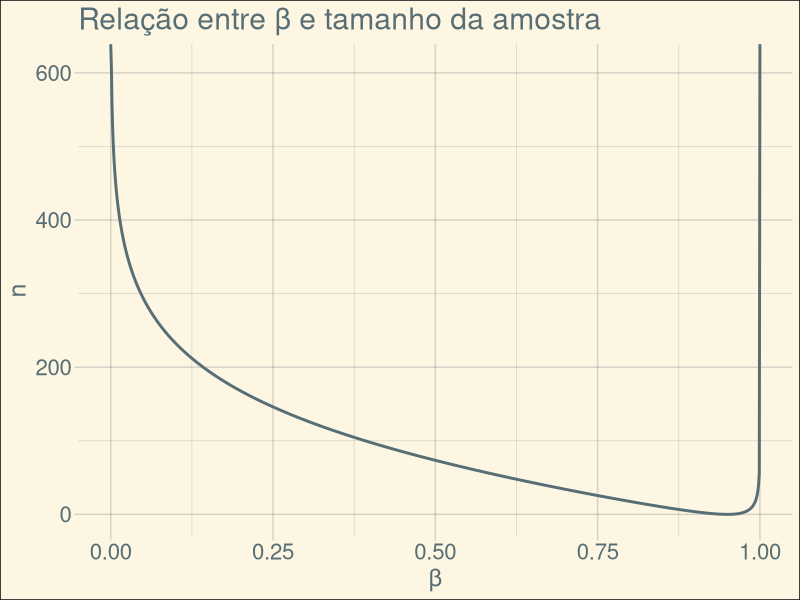
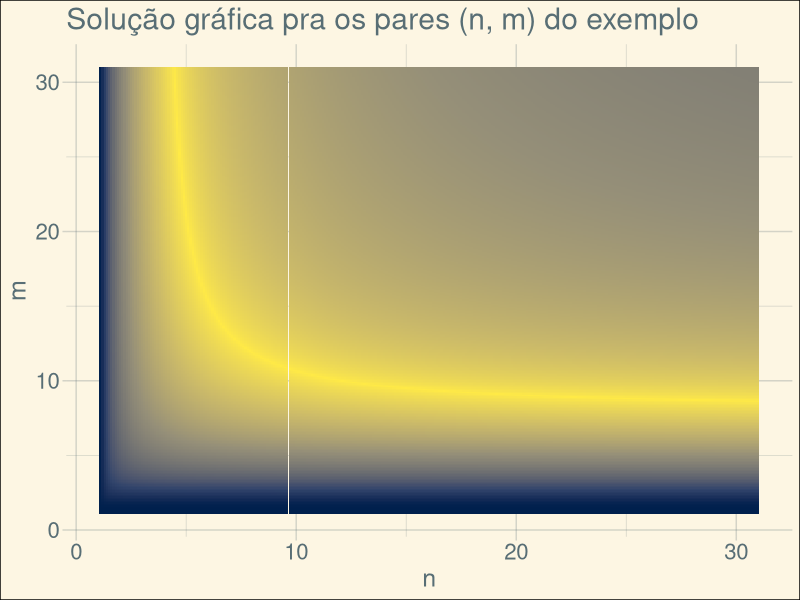

Generate these figures, in order, with R:
## ---- chunk 1
library(dplyr)
library(purrr)
library(ggplot2)
theme_set(theme(
    plot.background = element_rect("#fdf6e3"),
    panel.background = element_blank(),
    panel.grid = element_line("#586e7540"),
    axis.ticks = element_line("#586e7540"),
    text = element_text(colour = "#586e75", size = 18),
    axis.text = element_text(colour = "#586e75", size = 16)
))
## ---- chunk 2
#| fig-align: center
ene <- function(beta) 5.21^2 * (qnorm(beta) + qnorm(0.05))^2

ggplot() +
    geom_function(fun = ene, col = "#586e75", linewidth = 1, n = 1000) +
    labs(
        title = "Relação entre β e tamanho da amostra",
        x = "β", y = "n"
    )
## ---- chunk 3
#| echo: true
fun <- function(n) {
    5.21^2 * (
        qt(0.142, n-1) +
        qt(0.05, n-1)
    )^2
}

optimize(
    f = function(n) abs(n - fun(n)),
    interval = c(1, 1e6)
)$minimum
## ---- chunk 4
M1 <- c(16.4, 15.7, 14.8, 16.7, 13.8, 15.6, 16.4, 14.6, 15.8, 16.3, 15.5, 15.2)
M2 <- c(14.7, 14.3, 15.4, 14.5, 14.2, 15.0, 14.8, 15.2, 15.3, 14.9)
## ---- chunk 5
#| echo: true
fun <- function(nm) {
    qf(0.740, nm[1]-1, nm[2]-1) /
    qf(0.95, nm[1]-1, nm[2]-1)
}

optim(
    par = c(2,2),
    fn = \(nm) abs(1/2 - fun(nm))
)$par
## ---- chunk 6
#| echo: true
fun2 <- function(n) {
    qf(0.740, n-1, n-1) /
    qf(0.95, n-1, n-1)
}

optimise(
    f = \(n) abs(1/2 - fun2(n)),
    interval = c(2, 1e6)
)$minimum
## ---- chunk 7
#| echo: true
#| output-location: slide
#| fig-height: 6
#| fig-align: center
expand.grid(seq(1.1, 31, by = 0.1), seq(1.1, 31, by = 0.1)) |> 
    mutate(
        f = map2_dbl(Var1, Var2, \(Var1, Var2) fun(c(Var1, Var2))),
        solução = abs(1/2 - f)^0.75
    ) |> 
    ggplot(aes(Var1, Var2, fill = solução)) +
    geom_tile() +
    scale_fill_viridis_c(option = "E", direction = -1, guide = "none") +
    labs(
        x = "n", y = "m",
        title = "Solução gráfica pra os pares (n, m) do exemplo"
    )
